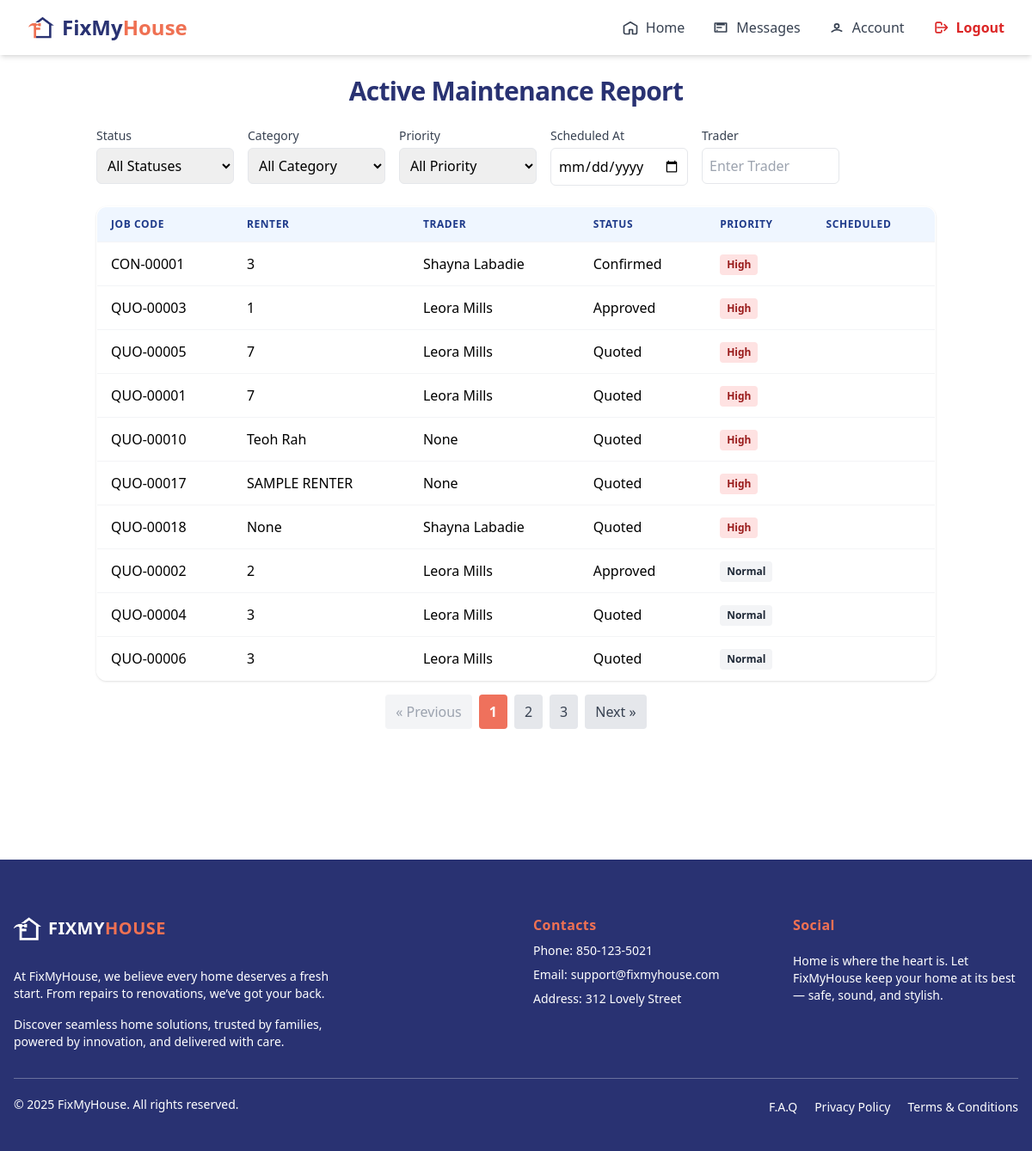
The page /agent/active-jobs/ (signed in) on the database as committed earlier.
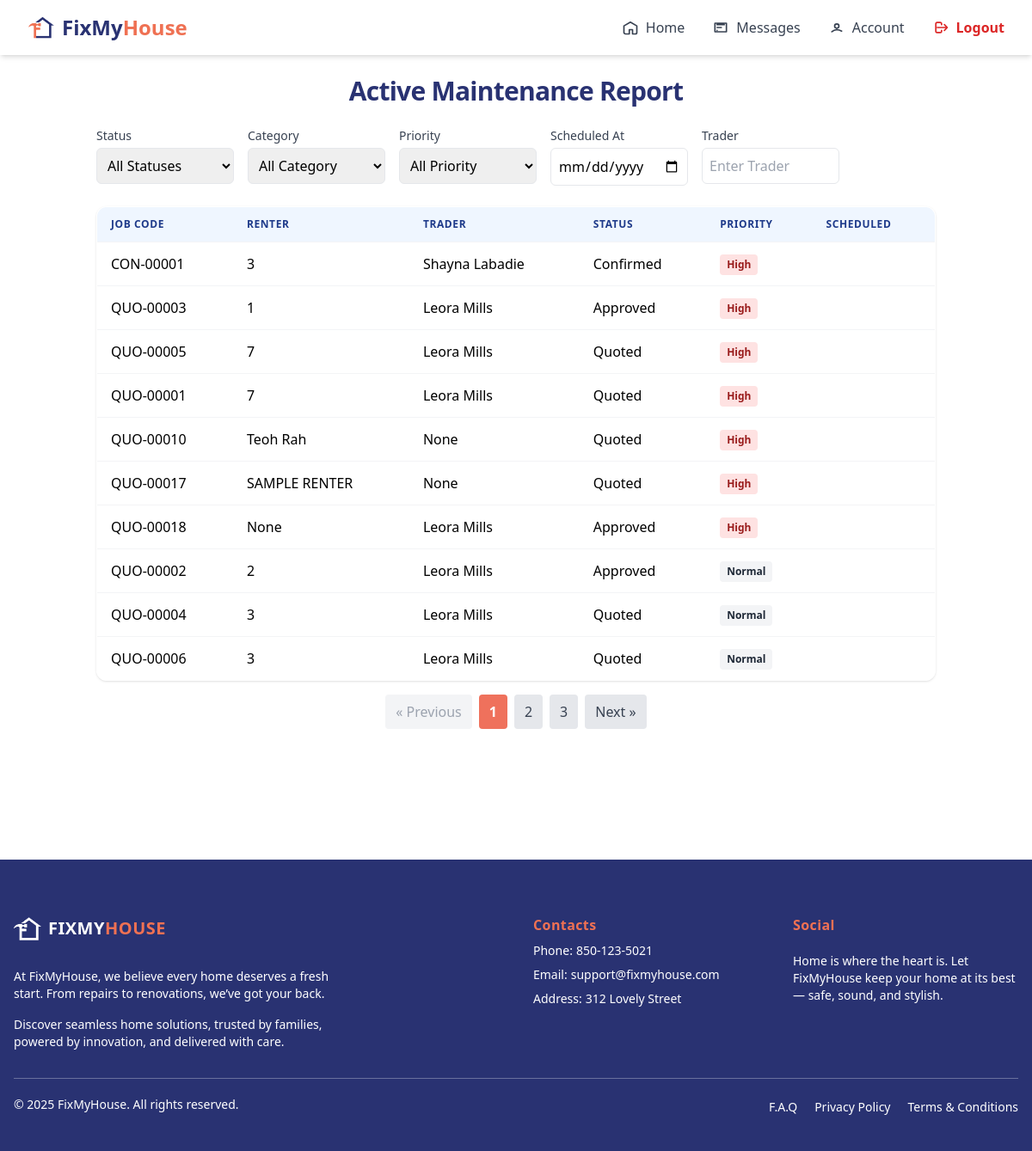
The same page on the database as committed later.
### trader/models/jobs.py (models this page shows, shortened)
class Jobs(models.Model):
    agent = models.ForeignKey(AgentRegister, on_delete=models.CASCADE, related_name='jobs_agent')
    trader = models.ForeignKey(TraderRegistration, on_delete=models.SET_NULL, null=True, blank=True, related_name='jobs_trader')
    property = models.ForeignKey(Property, on_delete=models.SET_NULL, null=True, blank=True, related_name='jobs_property')
    STATUS_CHOICES = [
        ('quoted', 'Quoted'),
        ('confirmed', 'Confirmed'),
        ('approved', 'Approved'),
        ('scheduled', 'Scheduled'),
    ]
    address = models.TextField(blank=True, null=True)
    category = models.ForeignKey(Services, on_delete=models.SET_NULL, null=True, blank=True, related_name='category_services')
    renter = models.CharField(max_length=100, null=True, blank=True)
    priority = models.BooleanField(default=False)  # True = High Priority
    job_code = models.CharField(max_length=20, unique=True)
    notes = models.TextField()
    status = models.CharField(max_length=20, choices=STATUS_CHOICES, default='quoted')
    quoted_at = models.DateField(default=timezone.now)
    confirmed_at = models.DateField(null=True, blank=True)
    approved_at = models.DateField(null=True, blank=True)
    scheduled_at = models.DateField(null=True, blank=True)
    is_active = models.BooleanField(null=True, blank=True, default=True)
    start_date = models.DateField(null=True, blank=True)
    end_date = models.DateField(null=True, blank=True)
    issue_found_at = models.DateField(null=True, blank=True)
    renter_availability = models.DateField(null=True, blank=True)
    issue_been_fixed_before = models.BooleanField(default=False)

### trader/models/registerTrader.py (models this page shows, shortened)
class TraderRegistration(models.Model):
    user = models.OneToOneField(User, on_delete=models.CASCADE, null=True, blank=True)
    name = models.CharField(max_length=255)
    email = models.EmailField()
    phone = models.CharField(max_length=50)
    password = models.CharField(max_length=255, null=True, blank=True)
    COMPANY_TYPE_CHOICES = [
        ('sole_trader', 'Sole Trader'),
        ('company', 'Company'),
    ]
    INDUSTRIES_CHOICES = [
        ('air_conditioning', 'Air Conditioning'),
        ('cleaning', 'Cleaning'),
        ('electrical', 'Electrical'),
        ('gardening', 'Gardening'),
        ('general_merchandise', 'General Merchandise'),
        ('glazing', 'Glazing'),
        ('pest_control', 'Pest Control'),
        ('plumbing-gas', 'Plumbing / Gas'),
        ('tree_cutting', 'Tree Cutting'),
        ('steel_works', 'Steel Works'),
    ]
    company_type = models.CharField(max_length=100, choices=COMPANY_TYPE_CHOICES, default='company')
    company_name = models.CharField(max_length=255, blank=True, null=True)
    company_address = models.CharField(max_length=255, blank=True, null=True)
    company_email = models.EmailField(blank=True, null=True)
    company_landline = models.CharField(max_length=50, blank=True, null=True)
    gst_registered = models.BooleanField(default=False)
    abn = models.CharField(max_length=20, blank=True, null=True)
    industry = models.CharField(max_length=100, choices=INDUSTRIES_CHOICES, blank=True, null=True)
    state = models.CharField(max_length=100, blank=True)
    municipality = models.CharField(max_length=100, blank=True)
    city = models.CharField(max_length=100, blank=True)
    address_line_1 = models.CharField(max_length=255, blank=True, null=True)
    address_line_2 = models.CharField(max_length=255, blank=True, null=True)
    postal_code = models.CharField(max_length=20, blank=True)
    def __str__(self):
        return self.name

### agent/views/jobRequestList.py (the view, shortened to what this page needs)
# urls.py: path('active-jobs/', ActiveJobsListView.as_view(), name='active_jobs_list'),
@method_decorator([login_required, agent_required], name='dispatch')
class ActiveJobsListView(ListView):
    model = Jobs
    template_name = 'components/home/active_jobs_list.html'
    context_object_name = 'jobs'
    paginate_by = 10  # Adjust as needed
    def get(self, request, *args, **kwargs):
        try:
            self.object_list = self.get_queryset()
            context = self.get_context_data()
            return self.render_to_response(context)
        except self.paginator.InvalidPage:
            params = request.GET.copy()
            params['page'] = '1'
            return HttpResponseRedirect(f"{reverse('active_jobs_list')}?{params.urlencode()}")
    def get_queryset(self):
        queryset = super().get_queryset()
        queryset = queryset.filter(is_active=True)
        status = self.request.POST.get('status') if self.request.method == 'POST' else self.request.GET.get('status')
        category = self.request.POST.get('category') if self.request.method == 'POST' else self.request.GET.get('category')
        priority = self.request.POST.get('priority') if self.request.method == 'POST' else self.request.GET.get('priority')
        trader = self.request.POST.get('trader') if self.request.method == 'POST' else self.request.GET.get('trader')
        scheduled_at = self.request.POST.get('scheduled_at') if self.request.method == 'POST' else self.request.GET.get('scheduled_at')
        if status:
            queryset = queryset.filter(status=status)
        if category:
            queryset = queryset.filter(category=category)
        if trader:
            queryset = queryset.filter(trader__name__icontains=trader)
        if scheduled_at:
            queryset = queryset.filter(scheduled_at=scheduled_at)
        if priority == 'true':
            queryset = queryset.filter(priority=True)
        elif priority == 'false':
            queryset = queryset.filter(priority=False)
        return queryset.order_by('-priority', '-scheduled_at', '-approved_at', '-confirmed_at')
    def get_context_data(self, **kwargs):
        context = super().get_context_data(**kwargs)
        category = self.request.POST.get('category', '')
        if self.request.method == 'POST':
            context['filter_status'] = self.request.POST.get('status', '')
            context['filter_category'] = int(category) if category and category.isdigit() else ''
            context['filter_priority'] = self.request.POST.get('priority', '')
            context['filter_trader'] = self.request.POST.get('trader', '')
            context['filter_scheduled_at'] = self.request.POST.get('scheduled_at', '')
        else:
            context['filter_status'] = self.request.GET.get('status', '')
            context['filter_category'] = self.request.GET.get('category', '')
            context['filter_priority'] = self.request.GET.get('priority', '')
            context['filter_trader'] = self.request.GET.get('trader', '')
            context['filter_scheduled_at'] = self.request.GET.get('scheduled_at', '')
        context['status_options'] = dict(self.model._meta.get_field('status').choices)
        context['category_options'] = {
            service.id: service.description
            for service in Services.objects.all()
        }
        for key, label in context['category_options'].items():
            if str(key) == context['filter_category']:
                print(key, label, 'SELECTED')
        return context

### trader/context_processors.py (called while the page is built)
def notifications_context(request):
    if request.user.is_authenticated:
        unread_qs = get_unread_notifications(request.user)
        return {
            "unread_count": unread_qs.count(),
            "unread_notifications": unread_qs[:5],  # show latest 5
        }
    return {}

### trader/views/traderNotification.py (called while the page is built)
def get_unread_notifications(user):
    try:
        return TraderNotification.objects.filter(
            trader_id__user=user,
            seen=False
        ).order_by("-created_at")
    except Exception as e:
        logger.error(f"Error fetching notifications! {e}")
        return TraderNotification.objects.none()

### agent/templates/components/home/active_jobs_list.html (shortened to what the changed rows need)
{% extends "baseAgent.html" %}
{% block content %}
{% include 'components/home/navigatorBaseAgent.html' %}
<main class="max-w-5xl mx-auto p-4 sm:p-6 mb-[8rem] flex-1 w-full">
  <h2 class="text-2xl sm:text-3xl font-bold text-[#293272] mb-6 text-center tracking-tight">Active Maintenance Report</h2>
  <div class="space-y-4">
  <div class="hidden sm:block overflow-x-auto rounded-xl shadow">
    <table class="min-w-full bg-white border border-gray-200 rounded-xl overflow-hidden">
      <thead class="bg-blue-50">
        <tr>
          <th class="px-4 py-3 text-left text-xs font-semibold text-blue-900 uppercase tracking-wider">Job Code</th>
          <th class="px-4 py-3 text-left text-xs font-semibold text-blue-900 uppercase tracking-wider">Renter</th>
          <th class="px-4 py-3 text-left text-xs font-semibold text-blue-900 uppercase tracking-wider">Trader</th>
          <th class="px-4 py-3 text-left text-xs font-semibold text-blue-900 uppercase tracking-wider">Status</th>
          <th class="px-4 py-3 text-left text-xs font-semibold text-blue-900 uppercase tracking-wider">Priority</th>
          <th class="px-4 py-3 text-left text-xs font-semibold text-blue-900 uppercase tracking-wider">Scheduled</th>
        </tr>
      </thead>
      <tbody>
        {% for job in jobs %}
        <tr class="border-t border-gray-100 hover:bg-blue-50 transition">
          <td class="px-4 py-3 whitespace-nowrap">{{ job.job_code }}</td>
          <td class="px-4 py-3 whitespace-nowrap">{{ job.renter }}</td>
          <td class="px-4 py-3 whitespace-nowrap">{{ job.trader }}</td>
          <td class="px-4 py-3 whitespace-nowrap">{{ job.get_status_display }}</td>
          <td class="px-4 py-3 whitespace-nowrap">
            {% if job.priority %}
              <span class="inline-block px-2 py-1 text-xs font-semibold rounded bg-red-100 text-red-800">High</span>
            {% else %}
              <span class="inline-block px-2 py-1 text-xs font-semibold rounded bg-gray-100 text-gray-800">Normal</span>
            {% endif %}
          </td>
          <td class="px-4 py-3 whitespace-nowrap">{{ job.scheduled_at|date:"Y-m-d H:i" }}</td>
        </tr>
        {% empty %}
        <tr>
          <td colspan="6" class="text-center py-4">No active jobs found.</td>
        </tr>
        {% endfor %}
      </tbody>
    </table>
  </div>
</div>
</main>
{% endblock %}

Rows that differ between the two databases and show on the page:
changed Jobs "QUO-00018": trader "Shayna Labadie" → "Leora Mills"; status "Quoted" → "Approved"
